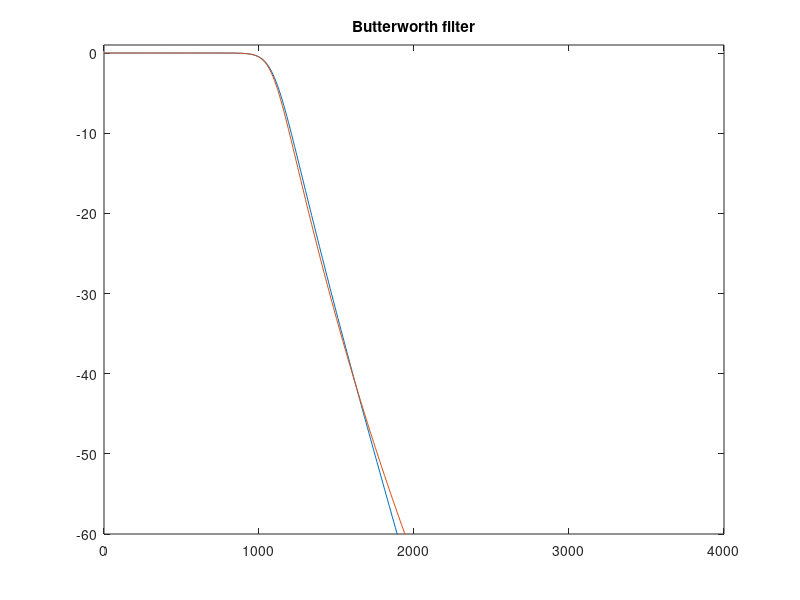
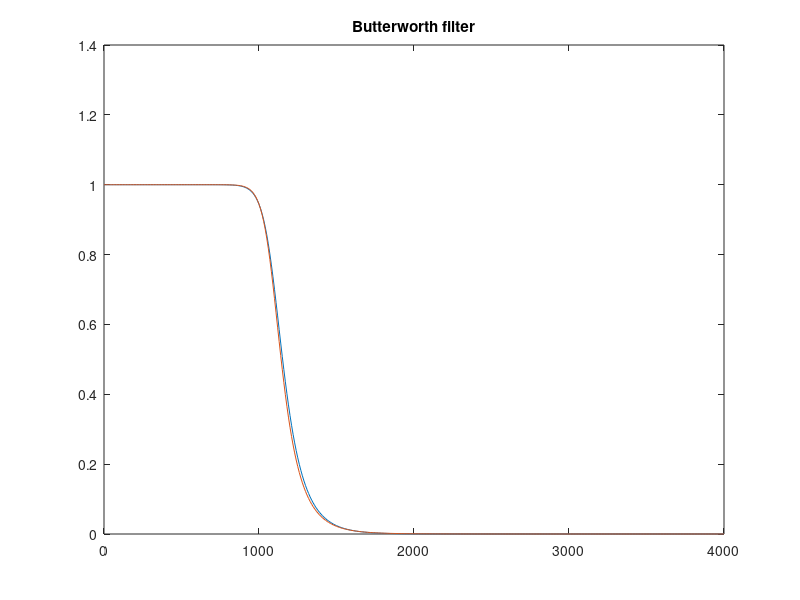
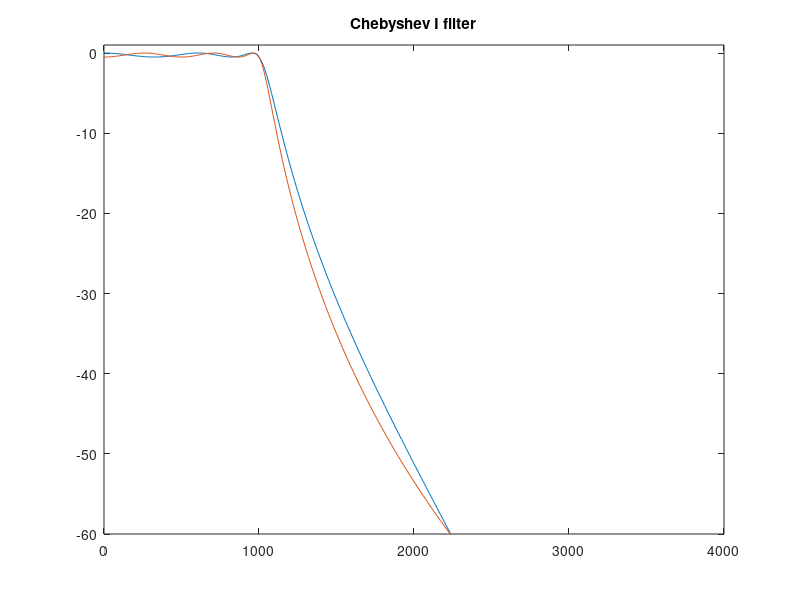
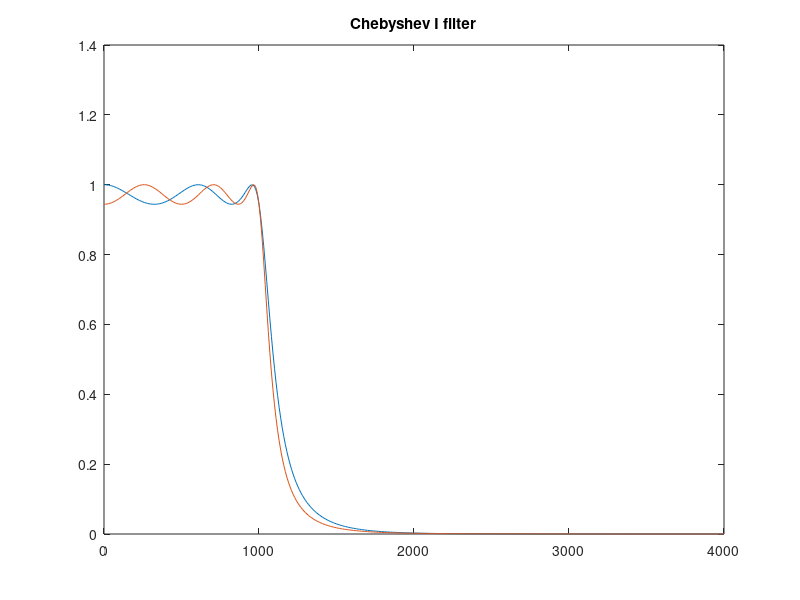

MATLAB code for these plots, in order: (Note: this script raises an error after producing the figures.)
clear; clc; close all;
Fs=8000;
wp=1000*2/Fs; ws=1500*2/Fs;
wpa=1000*2*pi; wsa=1500*2*pi;
Rp=0.5; Rs=30;
% Butterworth filter
% 1. Bilinear transformation
[Nb1,wn_b1]=buttord(wp,ws,Rp,Rs);
[num_but1,den_but1]=butter(Nb1,wn_b1);
% 2. Impulse invariant transformation
[Nb2,wn_b2]=buttord(wpa,wsa,Rp,Rs,'s');
[num_but2a,den_but2a]=butter(Nb2,wn_b2,'s');
[num_but2,den_but2]=impinvar(num_but2a,den_but2a,Fs);
f=0:10:Fs/2;
hb1=freqz(num_but1,den_but1,f,Fs);
hb2=freqz(num_but2,den_but2,f,Fs);
plot(f,20*log10(abs(hb1)),f,20*log10(abs(hb2)));
title('Butterworth filter');axis([0 4000 -60 1]);
figure; plot(f,abs(hb1),f,abs(hb2));
title('Butterworth filter');
% Chebyshev I filter
% 1. Bilinear transformation
[Nc11,wn_c11]=cheb1ord(wp,ws,Rp,Rs);
[num_c11,den_c11]=cheby1(Nc11,Rp,wn_c11);
% 2. Impulse invariant transformation
[Nc12,wn_c12]=cheb1ord(wpa,wsa,Rp,Rs,'s');
[num_c12a,den_c12a]=cheby1(Nc12,Rp,wn_c12,'s');
[num_c12,den_c12]=impinvar(num_c12a,den_c12a,Fs);
f=0:10:Fs/2;
hc11=freqz(num_c11,den_c11,f,Fs);
hc12=freqz(num_c12,den_c12,f,Fs);
figure;plot(f,20*log10(abs(hc11)),f,20*log10(abs(hc12)));
title('Chebyshev I filter');axis([0 4000 -60 1]);
figure; plot(f,abs(hc11),f,abs(hc12));
title('Chebyshev I filter');
% Chebyshev II filter
% 1. Bilinear transformation
[Nc21,wn_c21]=cheb2ord(wp,ws,Rp,Rs);
[num_c21,den_c21]=cheby2(Nc21,Rs,wn_c21);
% 2. Impulse invariant transformation
[Nc22,wn_c22]=cheb2ord(wpa,wsa,Rp,Rs,'s');
[num_c22a,den_c22a]=cheby2(Nc22,Rs,wn_c22,'s');
[num_c22,den_c22]=impinvar(num_c22a,den_c22a,Fs);
f=0:10:Fs/2;
hc21=freqz(num_c21,den_c21,f,Fs);
hc22=freqz(num_c22,den_c22,f,Fs);
figure;plot(f,20*log10(abs(hc21)),f,20*log10(abs(hc22)));
title('Chebyshev II filter');axis([0 4000 -60 1]);
figure; plot(f,abs(hc21),f,abs(hc22));
title('Chebyshev II filter');
% Elliptic filter
% 1. Bilinear transformation
[Ne1,wn_e1]=ellipord(wp,ws,Rp,Rs);
[num_e1,den_e1]=ellip(Ne1,Rp,Rs,wn_e1);
% 2. Impulse invariant transformation
[Ne2,wn_e2]=ellipord(wpa,wsa,Rp,Rs,'s');
[num_e2a,den_e2a]=ellip(Ne2,Rp,Rs,wn_e2,'s');
[num_e2,den_e2]=impinvar(num_e2a,den_e2a,Fs);
f=0:10:Fs/2;
he1=freqz(num_e1,den_e1,f,Fs);
he2=freqz(num_e2,den_e2,f,Fs);
figure;plot(f,20*log10(abs(he1)),f,20*log10(abs(he2)));
title('Elliptic filter');axis([0 4000 -60 1]);
figure; plot(f,abs(he1),f,abs(he2));
title('Elliptic filter');
